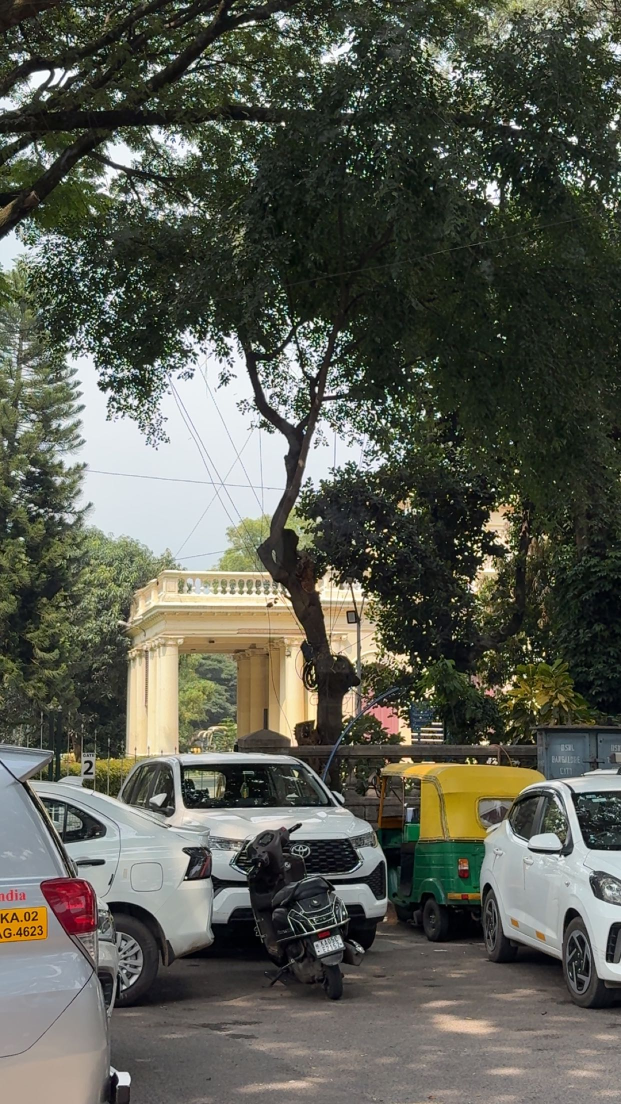
#> input picture input-IMG/5b369f9c-02fd-41ad-adc2-88f81ffe7075.jpg, 1242 x 2208 px (shown at 1/2 size); its folder holds only this picture in this run
$ python -i glitch_psychedelic.py   (imports and definitions only)
#> lines starting #> are read from the running program, lines starting #| are printed output that depends on the picture
#> further down, picture is the input picture: PIL image 1242x2208 RGB; mean R, G, B 89.3, 91.3, 80.9
import os
import random
import numpy as np
from PIL import Image, ImageFilter, ImageEnhance, ImageOps

# =========================
# CONFIG
# =========================
INPUT_FOLDER = "wallter"
OUTPUT_FOLDER = "glitch_psychedelic"
VARIANTS_PER_IMAGE = 4
SUPPORTED_EXTENSIONS = (".jpg", ".jpeg", ".png", ".webp")

# =========================
# HELPERS
# =========================
def ensure_output_folder():
    os.makedirs(OUTPUT_FOLDER, exist_ok=True)

def load_image(path):
    return Image.open(path).convert("RGB")

def save_image(img, path):
    img.save(path)

def posterize_np(arr, bits=3):
    # bits 1..8 ; lower = harsher bands
#> called with bits = 3
    shift = 8 - bits
    return ((arr >> shift) << shift).astype(np.uint8)

def rgb_shift(arr, max_shift=8):
    h, w, _ = arr.shape
    out = np.zeros_like(arr)

    for c in range(3):
        dx = random.randint(-max_shift, max_shift)
        dy = random.randint(-max_shift, max_shift)
        out[:, :, c] = np.roll(np.roll(arr[:, :, c], dy, axis=0), dx, axis=1)

    return out

def add_noise(arr, strength=12):
    noise = np.random.randint(-strength, strength + 1, arr.shape, dtype=np.int16)
    out = arr.astype(np.int16) + noise
    return np.clip(out, 0, 255).astype(np.uint8)

def edge_boost(pil_img, edge_strength=0.6):
    edges = pil_img.filter(ImageFilter.FIND_EDGES).convert("RGB")
    edges = ImageEnhance.Contrast(edges).enhance(2.5)
    base = np.array(pil_img).astype(np.int16)
    e = np.array(edges).astype(np.int16)
    out = base + (e * edge_strength)
    return Image.fromarray(np.clip(out, 0, 255).astype(np.uint8))

# =========================
# FALSE COLOR PALETTES
# =========================
PALETTES = [
    # blue -> cyan -> green -> yellow -> magenta -> red
    [
        (0, 0, 80),
        (0, 120, 255),
        (0, 255, 180),
        (180, 255, 0),
        (255, 60, 220),
        (255, 0, 0),
    ],
    # deep blue -> cyan -> white -> pink -> purple
    [
        (10, 20, 120),
        (0, 255, 255),
        (255, 255, 255),
        (255, 80, 180),
        (120, 0, 255),
    ],
    # black -> neon green -> yellow -> orange -> magenta
    [
        (0, 0, 0),
        (0, 255, 0),
        (255, 255, 0),
        (255, 140, 0),
        (255, 0, 255),
    ],
    # cyan -> blue -> magenta -> red -> yellow
    [
        (0, 255, 255),
        (0, 50, 255),
        (255, 0, 255),
        (255, 0, 0),
        (255, 255, 0),
    ],
]

# [18 lines left out: function interpolate_palette, not called in this run]

def false_color_map(gray_arr, palette):
    """
    gray_arr: HxW uint8
    map brightness to custom palette
    """
    h, w = gray_arr.shape
#> h = 2208; w = 1242
    out = np.zeros((h, w, 3), dtype=np.uint8)

    # vectorized approach
    norm = gray_arr.astype(np.float32) / 255.0
    segments = len(palette) - 1

    scaled = norm * segments
    idx = np.floor(scaled).astype(np.int32)
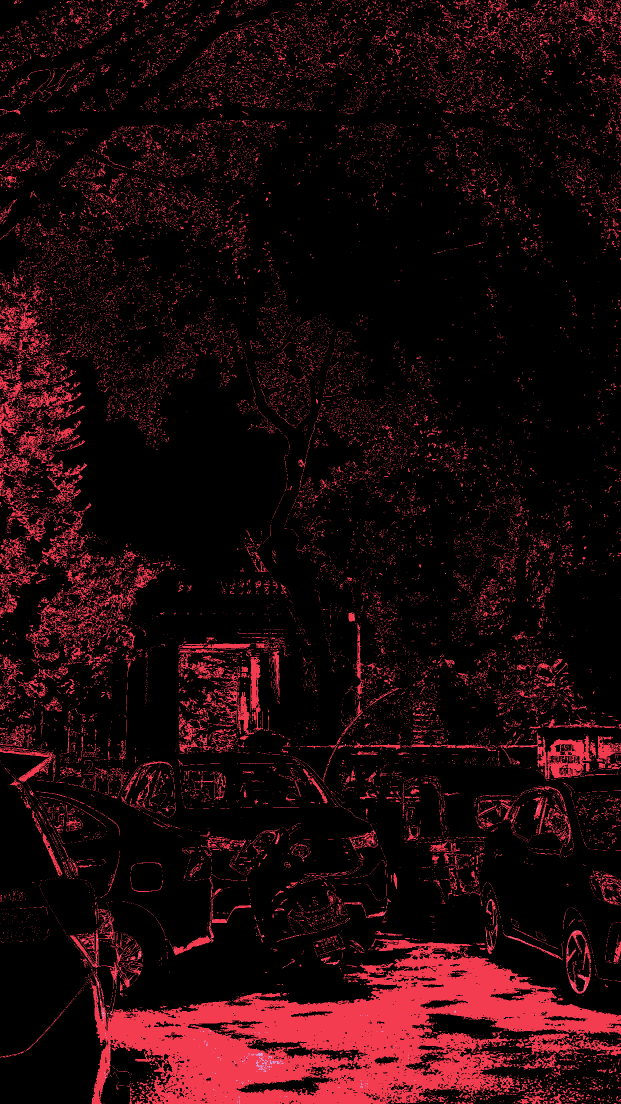
#> idx: shape (2208, 1242) int32 (shown at 1/2 size); 3 distinct labels, from 0 to 2; one colour per label, 0 black
    frac = scaled - idx

    idx = np.clip(idx, 0, segments - 1)

    p1 = np.array([palette[i] for i in idx.flatten()]).reshape(h, w, 3).astype(np.float32)
    p2 = np.array([palette[i + 1] for i in idx.flatten()]).reshape(h, w, 3).astype(np.float32)
    frac3 = frac[:, :, None]

    out = p1 * (1 - frac3) + p2 * frac3
    return np.clip(out, 0, 255).astype(np.uint8)
#> returned value: shape (2208, 1242, 3)

# =========================
# MAIN STYLE FILTER
# =========================
def psychedelic_circuit_bend_filter(pil_img):
    # 1. Resize-safe working copy
    img = pil_img.copy()

    # 2. Strong contrast + saturation
    img = ImageEnhance.Contrast(img).enhance(random.uniform(1.8, 3.0))
    img = ImageEnhance.Color(img).enhance(random.uniform(1.8, 3.5))
    img = ImageEnhance.Sharpness(img).enhance(random.uniform(1.2, 2.5))

    # 3. Optional solarize/invert flavor
    if random.random() < 0.5:
        threshold = random.randint(80, 180)
        img = ImageOps.solarize(img, threshold=threshold)

    if random.random() < 0.25:
        img = ImageOps.invert(img)

    # 4. Convert to grayscale luminance map
    gray = ImageOps.grayscale(img)
    gray_arr = np.array(gray)

    # 5. Posterize brightness for hard bands
    bits = random.choice([2, 3, 4])
    gray_arr = posterize_np(gray_arr, bits=bits)

    # 6. False color remap using neon palette
    palette = random.choice(PALETTES)
    color_arr = false_color_map(gray_arr, palette)

    # 7. Blend with original image slightly for realism
    orig_arr = np.array(img).astype(np.float32)
    color_arr_f = color_arr.astype(np.float32)
    blend_alpha = random.uniform(0.15, 0.35)
    mixed = (color_arr_f * (1 - blend_alpha) + orig_arr * blend_alpha)
    mixed = np.clip(mixed, 0, 255).astype(np.uint8)

    # 8. RGB channel shift
    mixed = rgb_shift(mixed, max_shift=random.randint(2, 10))

    # 9. Horizontal band corruption
    h, w, _ = mixed.shape
#> h = 2208; w = 1242
    for _ in range(random.randint(2, 8)):
        y1 = random.randint(0, h - 1)
        band_h = random.randint(4, max(8, h // 12))
        y2 = min(h, y1 + band_h)

        band = mixed[y1:y2].copy()
        shift = random.randint(-w // 8, w // 8)
        band = np.roll(band, shift, axis=1)

        # sometimes recolor one channel heavily
        if random.random() < 0.6:
            ch = random.randint(0, 2)
            band[:, :, ch] = np.clip(
                band[:, :, ch].astype(np.int16) + random.randint(40, 120), 0, 255
            )

        mixed[y1:y2] = band
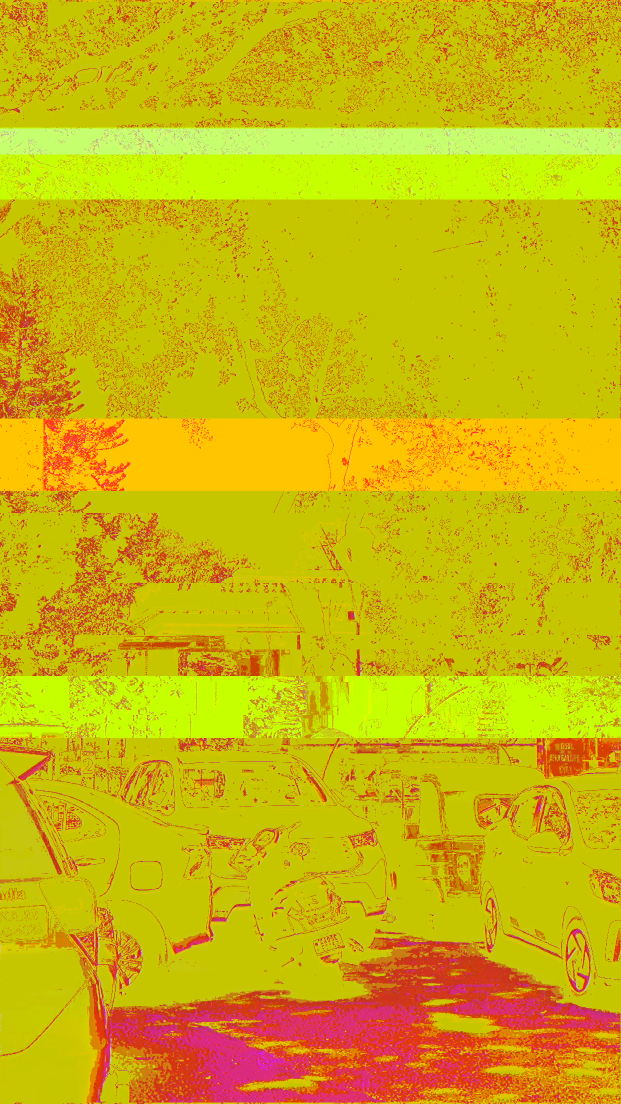
#> mixed: shape (2208, 1242, 3) (shown at 1/2 size); mean of channels 0, 1, 2 9.8, 181.4, 204.5; drawn as B, G, R

    # 10. Add noise
    mixed = add_noise(mixed, strength=random.randint(6, 18))

    # 11. Convert back to PIL and boost edges
    out = Image.fromarray(mixed)
    if random.random() < 0.8:
        out = edge_boost(out, edge_strength=random.uniform(0.25, 0.8))
#> in edge_boost, `edges = ImageEnhance.Contrast(edges).enhance(2.5)`:
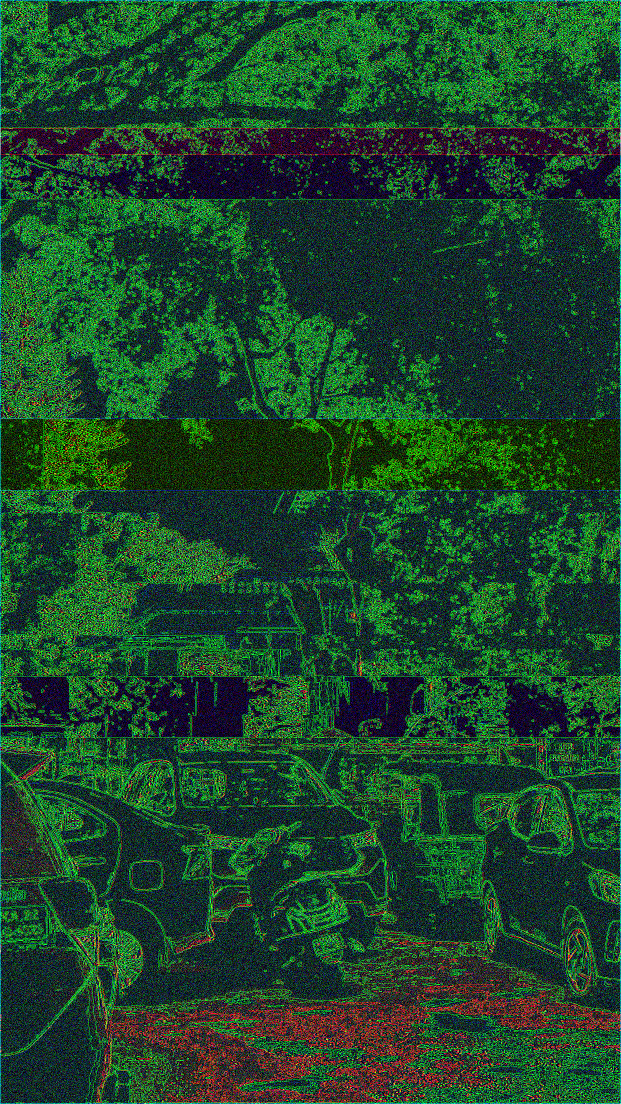
#> edges: PIL image 1242x2208 RGB (shown at 1/2 size); mean R, G, B 29.2, 68.9, 42.6
#> in edge_boost, `base = np.array(pil_img).astype(np.int16)`:
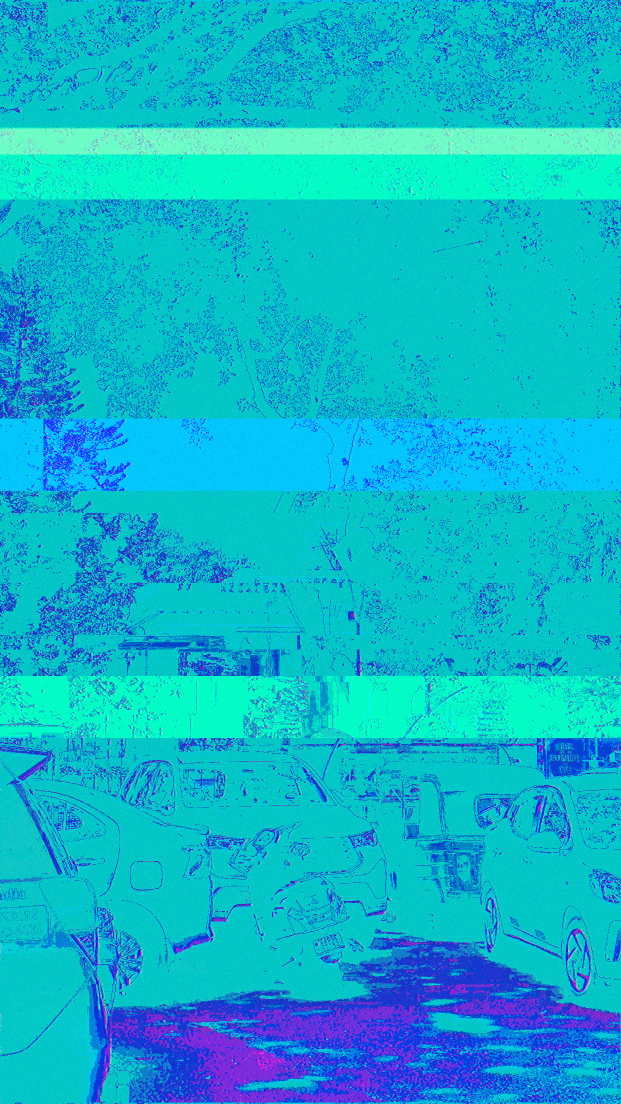
#> base: shape (2208, 1242, 3) int16 (shown at 1/2 size); mean R, G, B 12.5, 181, 204.3
#> in edge_boost, `out = base + (e * edge_strength)`:
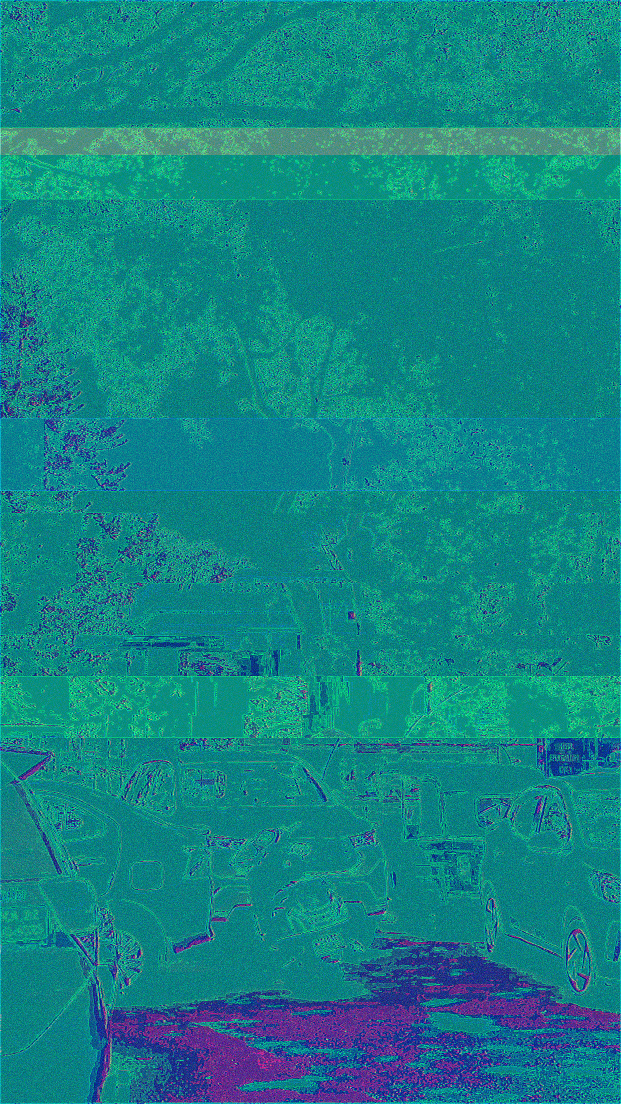
#> out: shape (2208, 1242, 3) float64 (shown at 1/2 size); mean R, G, B 35.7, 235.9, 238.2; drawn with min black and max white
#> in edge_boost, `return Image.fromarray(np.clip(out, 0, 255).astype(np.uint8))`:
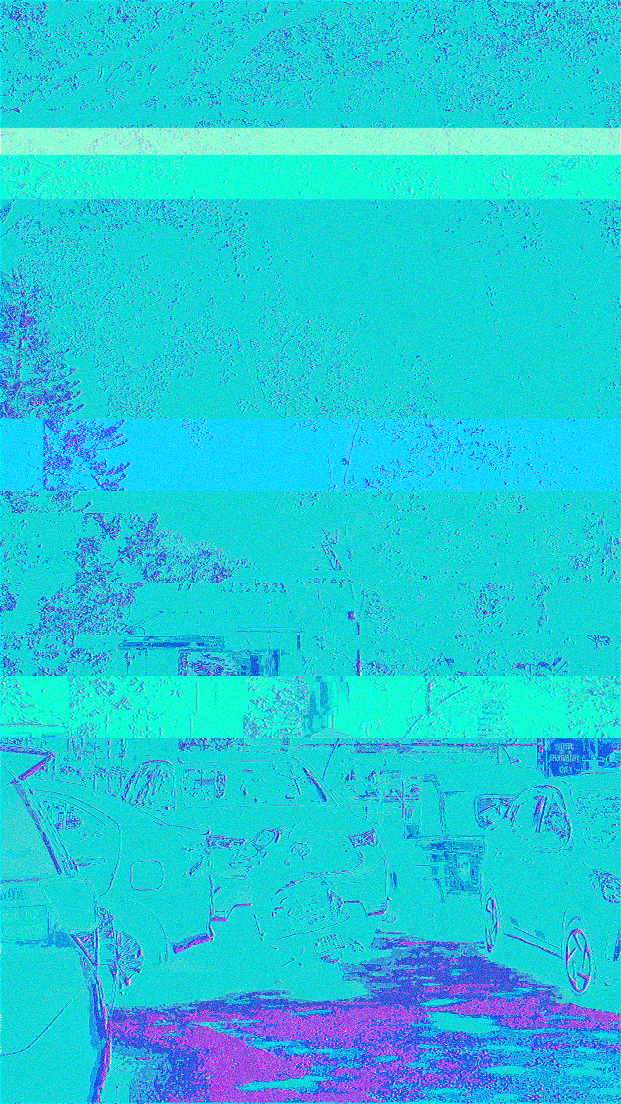
#> returned value: PIL image 1242x2208 RGB (shown at 1/2 size); mean R, G, B 33.6, 201.8, 217.9

    # 12. Optional final posterize for hard graphic look
    if random.random() < 0.7:
        final_bits = random.choice([3, 4, 5])
        out_arr = np.array(out)
        out_arr = posterize_np(out_arr, bits=final_bits)
        out = Image.fromarray(out_arr)

    return out

# =========================
# PROCESS FOLDER
# =========================
# [30 lines left out: function process_images, not called in this run]

# [2 lines not run here, left out]

>>> from PIL import Image
>>> picture = Image.open('../../input-IMG/5b369f9c-02fd-41ad-adc2-88f81ffe7075.jpg')
>>> result = psychedelic_circuit_bend_filter(picture)

$ run again, on input-IMG/lake.jpg
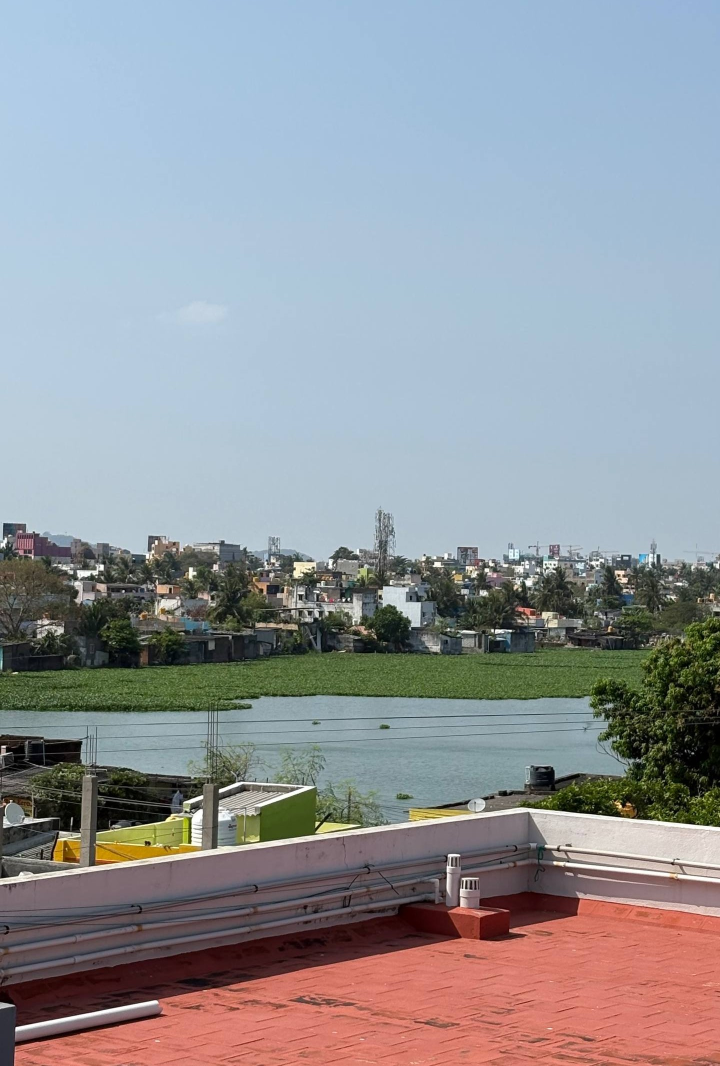
#> input picture input-IMG/lake.jpg, 1440 x 2132 px (shown at 1/2 size)
#> picture is the input picture: PIL image 1440x2132 RGB; mean R, G, B 146.6, 150, 155.7
#> idx: shape (2132, 1440) int32; 3 distinct labels, from 0 to 2
#> after the loop in psychedelic_circuit_bend_filter, `for _ in range(random.randint(2, 8)):`:
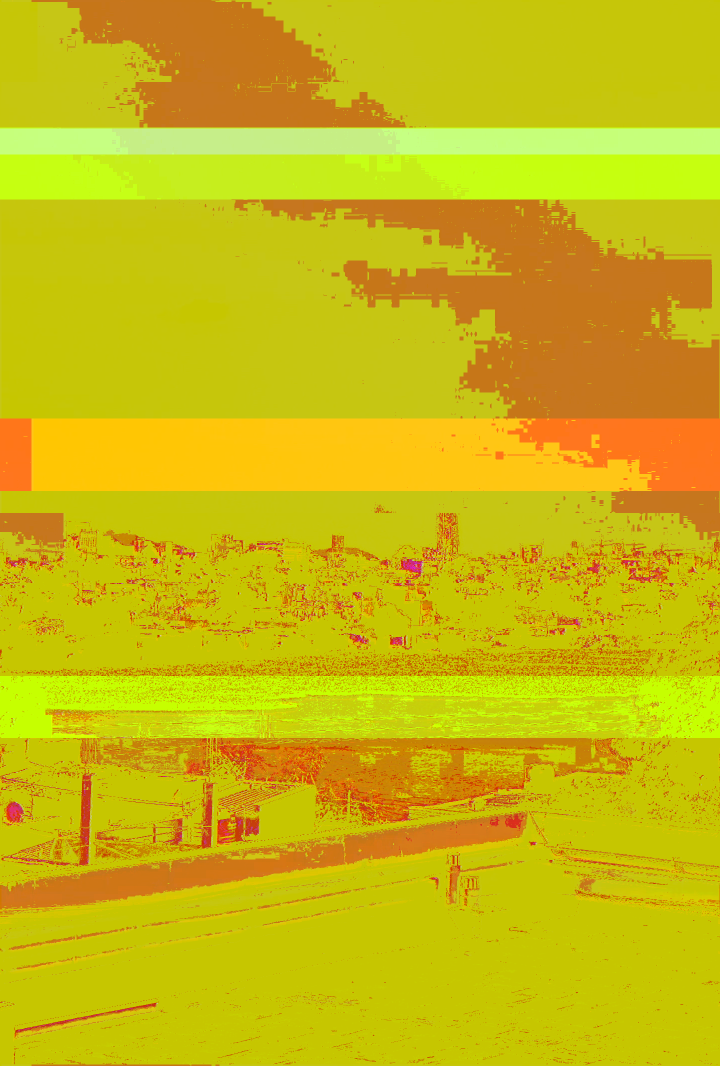
#> mixed: shape (2132, 1440, 3) (shown at 1/2 size); mean of channels 0, 1, 2 13.9, 185.6, 202.9; drawn as B, G, R
#> in edge_boost, `edges = pil_img.filter(ImageFilter.FIND_EDGES).convert("RGB")`:
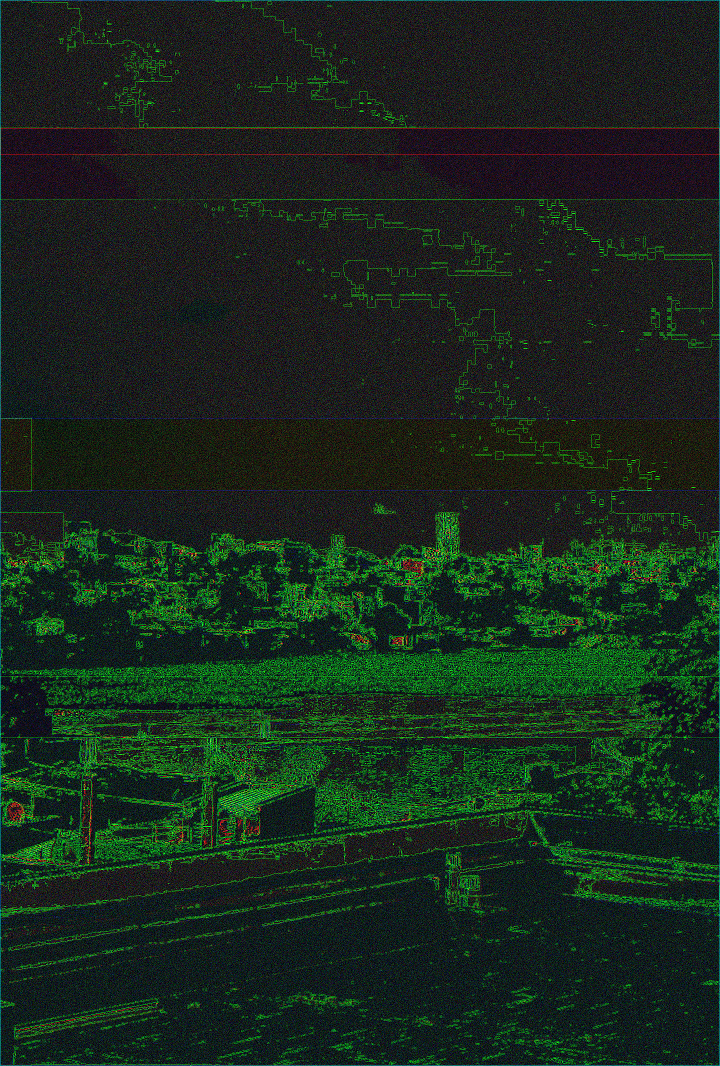
#> edges: PIL image 1440x2132 RGB (shown at 1/2 size); mean R, G, B 24.2, 40.4, 28.3
